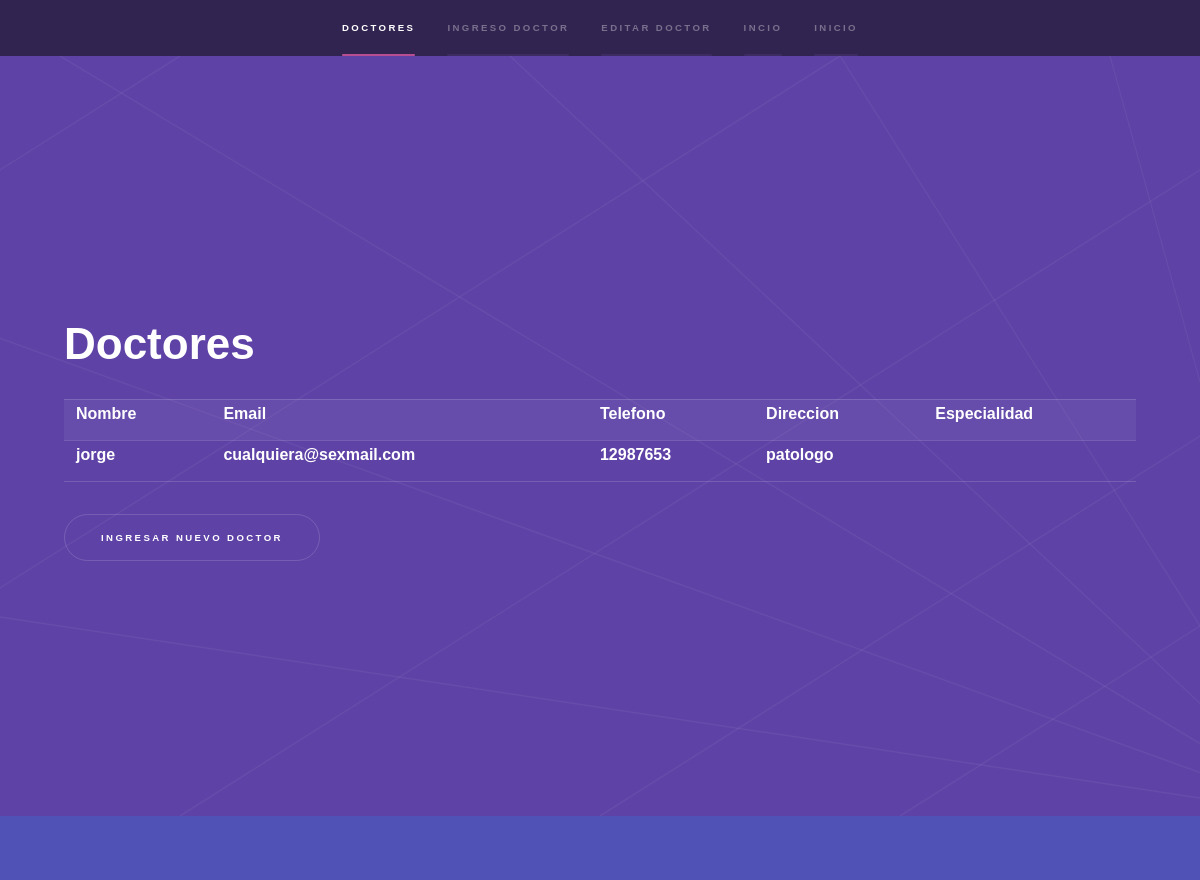
/paginadoctor/ (upper part), run on an earlier commit of the app's database.
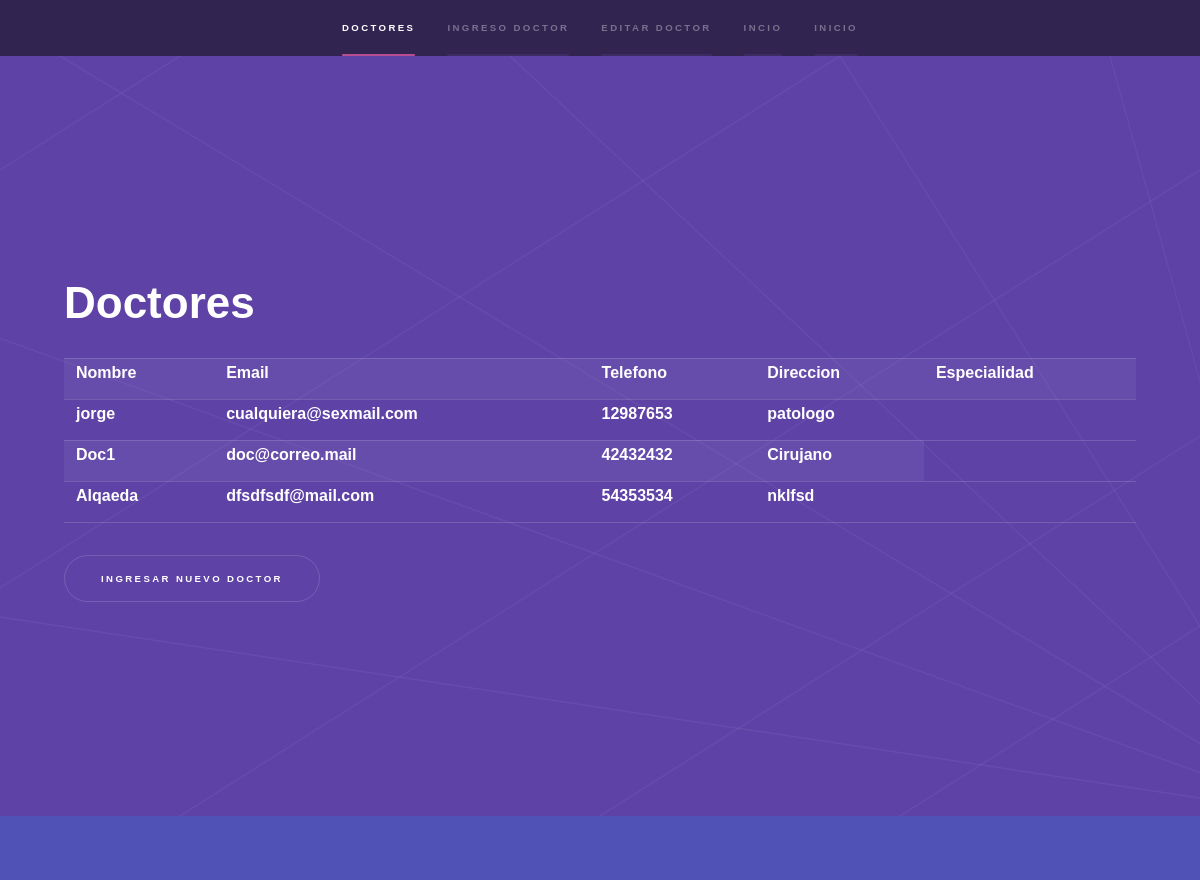
And on a later commit of the database.
### Doctores/models.py (models this page shows, shortened)
class RegistroDoctor(models.Model):
    nombre = models.CharField(max_length = 60 , blank = False)
    email = models.EmailField()
    telefono = models.CharField(max_length = 8 , blank = True)
    direccion = models.CharField(max_length = 60 , blank = False)
    especialidad = models.CharField(max_length = 50 , blank = True)

### Doctores/views.py (the view, shortened to what this page needs)
# urls.py: url(r'^paginadoctor/$', views.paginadoctor, name='doctores'),
def paginadoctor(request):
    formulario_para_doctor= FormularioRegistroDoctor(request.POST or None)
    queryset = modeloDoctor.objects.all()
    context = {
        "form": formulario_para_doctor,
        "queryset":queryset
    }
    return render(request, "Doctores/doctores.html", context)

### templates/Doctores/doctores.html (shortened to what this page needs)
{% extends 'baseTemplate/base.html'%}
  {% block navBar %}
  <li><a href="#intro">Doctores</a></li>
  <li><a href="#one">Ingreso Doctor</a></li>
  <li><a href="#two">Editar Doctor</a></li>
  <li><a href="#three">Incio</a></li>
  {% endblock %}
{% block apartados %}
  <section id="intro" class="wrapper style1 fullscreen fade-up">
    <div class="inner">
      <h1>Doctores</h1>
      <table>
        <tr>
            <th>Nombre</th>
            <th>Email</th>
            <th>Telefono</th>
            <th>Direccion</th>
            <th>Especialidad</th>
            </tr>
            {% for dato in queryset %}
            <tr>
              <th>{{ dato.nombre }}</th>
              <th>{{dato.email}}</th>
              <th>{{dato.telefono}}</th>
              <th>{{dato.especialidad}}</th>
            </tr>
            {% endfor %}
          </table>
      <ul class="actions">
        <li><a href="#one" class="button scrolly">Ingresar Nuevo Doctor</a></li>
      </ul>
    </div>
  </section>
<section id="one" class="wrapper style2 spotlights">
  <section>
    <div class="content">
    </div>
  </section>
</section>
{% endblock %}

What changed in the data, as far as the page shows it:
added RegistroDoctor: nombre "Doc1", email "doc@correo.mail", telefono "42432432", especialidad "Cirujano"
added RegistroDoctor: nombre "Alqaeda", email "dfsdfsdf@mail.com", telefono "54353534", especialidad "nklfsd"
